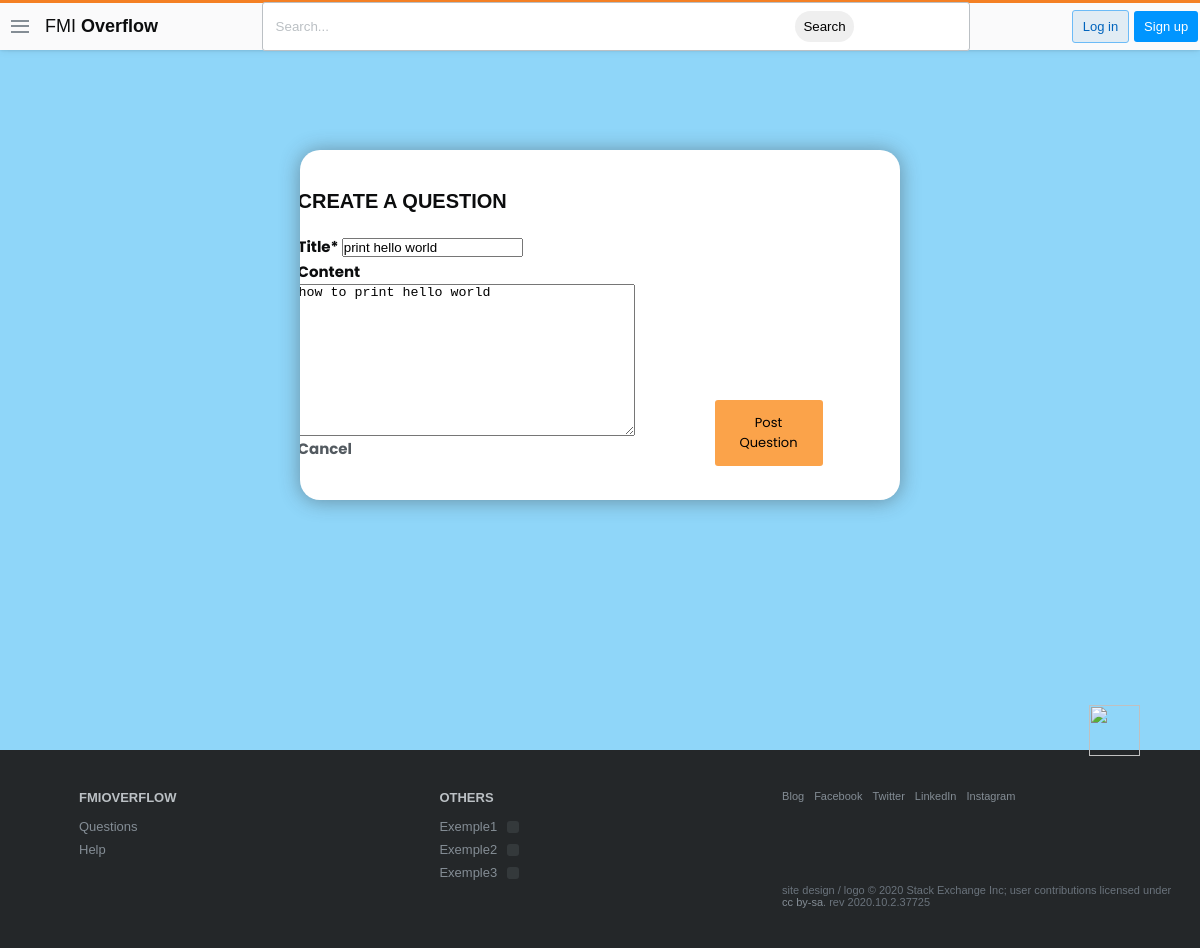
The app's page /questions/1/update/, older data.
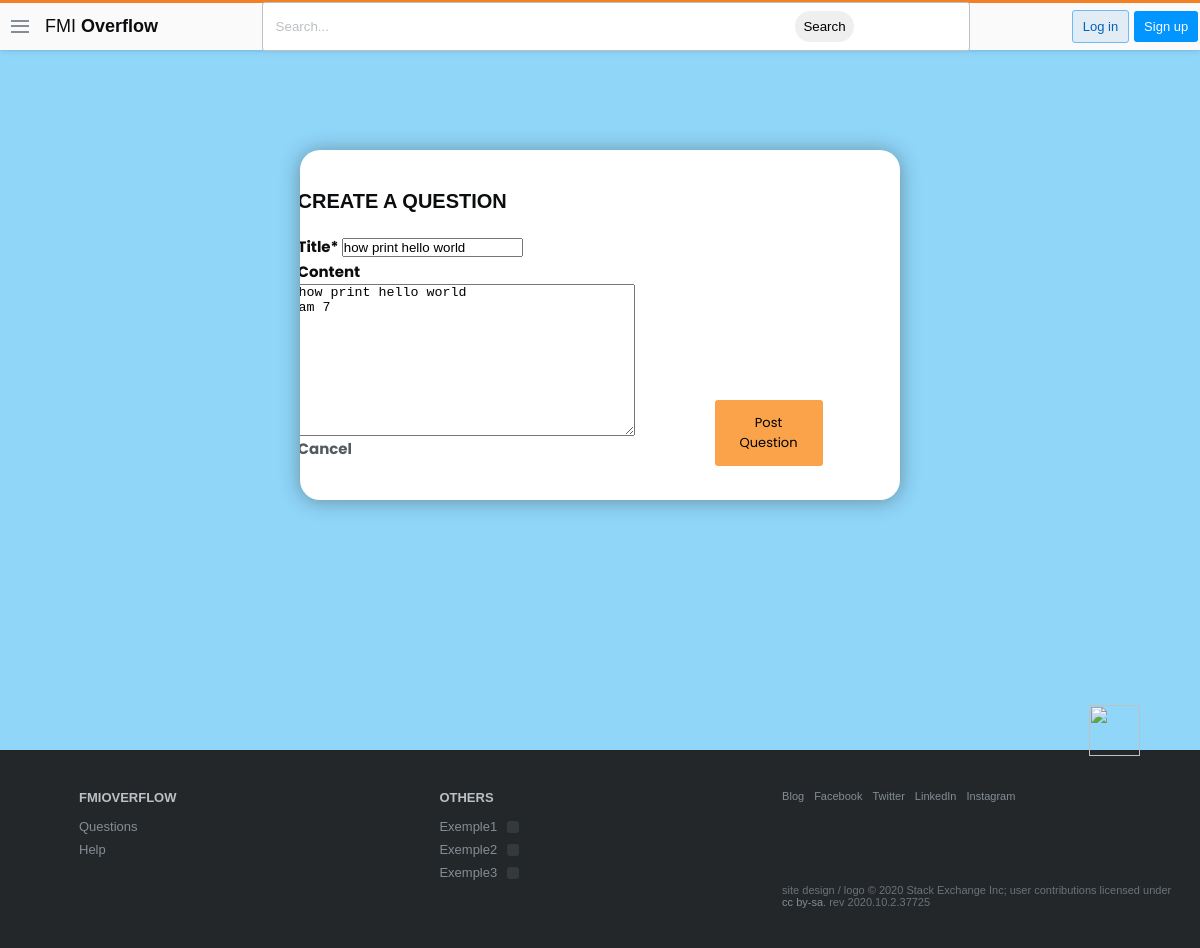
The same page, newer data.
### stackbase/models.py (models this page shows, shortened)
class Question(models.Model):
    user = models.ForeignKey(User, on_delete=models.CASCADE)
    title = models.CharField(max_length = 1000)
    content = models.TextField(null=True,blank=True)
    date_created = models.DateTimeField(default=timezone.now)

### stackbase/views.py (the view)
# urls.py: path('questions/<int:pk>/update/',views.QuestionUpdateView.as_view(),name="question_update"),
class QuestionUpdateView(UpdateView):
    model = Question
    fields =['title','content']
    context_object_name = 'question'

### stackbase/templates/stackbase/question_form.html (shortened to what this page needs)
{% extends 'base.html' %}
{% load static %}
{% load crispy_forms_tags %}
{% block content %}
<html>
<head>
    </head>
<body>
    <div class="centered-container">
        <div>
        <form action="" method="POST" >
            <h1 style="margin-bottom: 20px;">CREATE A QUESTION</h1>
            <h6> {{ form|crispy }} </h6>
            <h6> <a href="{% url 'stackbase:question_list' %}" style="margin-top: 30px;">Cancel</a> </h6>
        </form>
        </div>
        <div><button class="btn btn-post" style="margin-top:230px" type="submit">Post Question</button></div>
    </div>
</body>
</html>
{% endblock %}

Row changes from the older to the newer data that the page shows:
changed Question: title "print hello world" → "how print hello world"; content "how to print hello world" → "how print hello world am 7"
